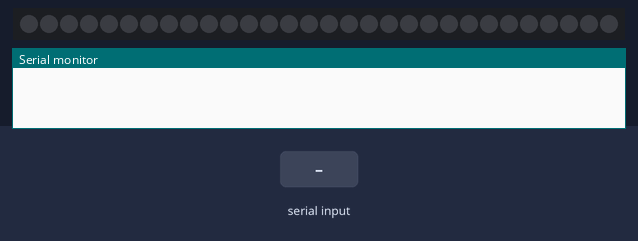
Recording of a sketch running on a simulated Arduino Uno, built with avr-gcc and run on an emulated ATmega328P. On the bench: 30 RGB LEDs in strip order, left to right, the last lines printed to the serial monitor. Inputs (shaded band) come from the test bench. Dim RGB values are drawn brighter than linear.

Above: at 1.2 s.
1.3 s: "v1\n" received over Serial
At 1.76 s:
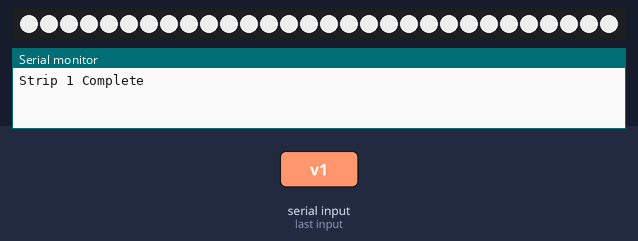
3.7 s: "0" received over Serial
At 4.8 s:
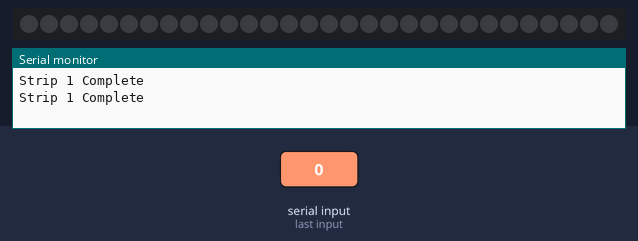
Timing chart, 0 to 6.7 s (numbered marks = the images above; inputs shaded):
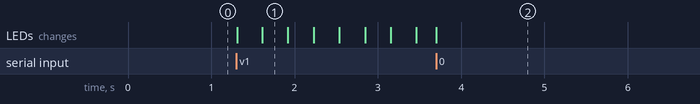

The sketch:

TeckWah_NeoPixels_FadeOnOff.ino
```cpp
/* Author: Benjamin Low
 *
 * Description: Prototype for Teck Wah gallery NeoPixels.
 *
 *   NEO_KHZ800  800 KHz bitstream (most NeoPixel products w/WS2812 LEDs)
 *   NEO_KHZ400  400 KHz (classic 'v1' (not v2) FLORA pixels, WS2811 drivers)
 *   NEO_GRB     Pixels are wired for GRB bitstream (most NeoPixel products)
 *   NEO_RGB     Pixels are wired for RGB bitstream (v1 FLORA pixels, not v2)
 *
 * IMPORTANT: To reduce NeoPixel burnout risk, add 1000 uF capacitor across
 * pixel power leads, add 300 - 500 Ohm resistor on first pixel's data input
 * and minimize distance between Arduino and first pixel.  Avoid connecting
 * on a live circuit...if you must, connect GND first.
 *
 * Last updated: 21 Jan 2016
 */

#include <Adafruit_NeoPixel.h>

//USER DEFINED SETTINGS
//See setup() for defining Color1 and Color2
const int NUM_PIXELS = 30; //number of pixels in the strip
const int PORT_NUM = 2; //Arduino pin for the strip
const int INTERVAL = 2; //lower number is higher speed for fade

// Pattern types supported:
enum  pattern { NONE, FADE };
// Pattern directions supported:
enum  direction { FORWARD, REVERSE };

// NeoPattern Class - derived from the Adafruit_NeoPixel class
class NeoPatterns : public Adafruit_NeoPixel
{
    public:

    // Member Variables:
    pattern  ActivePattern;  // which pattern is running
    direction Direction;     // direction to run the pattern

    unsigned long Interval;   // milliseconds between updates
    unsigned long lastUpdate; // last update of position

    uint32_t Color1, Color2;  // What colors are in use
    uint32_t myColor1, myColor2; //placeholders for Color1 and Color2
    uint32_t noColor = Color(0,0,0);
    uint16_t TotalSteps;  // total number of steps in the pattern
    uint16_t Index;  // current step within the pattern

    void (*OnComplete)();  // Callback on completion of pattern

    // Constructor - calls base-class constructor to initialize strip
    NeoPatterns(uint16_t pixels, uint8_t  pin, uint8_t type, void (*callback)())
    :Adafruit_NeoPixel(pixels, pin, type)
    {
        OnComplete = callback;
    }

    // Update the pattern
    void Update()
    {
        if((millis() - lastUpdate) > Interval) // time to update
        {
            lastUpdate = millis();

            switch(ActivePattern)
            {
                case FADE:
                    FadeUpdate();
                    break;
                default:
                    break;
            }
        }
    }

    // Increment the Index and reset at the end
    void Increment()
    {
           Index++;
           if (Index > TotalSteps)
            {
                if (OnComplete != NULL)
                {
                    OnComplete(); // call the comlpetion callback
                }
            }
    }

    // Initialize for a Fade
    void Fade(uint16_t steps, uint8_t interval, int state) //state is 1 for turn on, 0 for turn off
    {
        ActivePattern = FADE;
        Interval = interval;
        TotalSteps = steps;
        Index = 0;

        if (state == 1) //turn on
        {
            myColor1 = Color2;
            myColor2 = Color1;
            Direction = FORWARD;

        } else if (state == 0) //turn off
        {
            myColor1 = Color1;
            myColor2 = Color2;
            Direction = REVERSE;
        }
    }

    // Update the Fade Pattern
    void FadeUpdate()
    {
        // Calculate linear interpolation between Color1 and Color2
        // Optimise order of operations to minimize truncation error

        uint8_t red = ((Red(myColor1) * (TotalSteps - Index)) + (Red(myColor2) * Index)) / TotalSteps;
        uint8_t green = ((Green(myColor1) * (TotalSteps - Index)) + (Green(myColor2) * Index)) / TotalSteps;
        uint8_t blue = ((Blue(myColor1) * (TotalSteps - Index)) + (Blue(myColor2) * Index)) / TotalSteps;

        ColorSet(Color(red, green, blue));
        show();
        Increment();
    }

    // Set all pixels to a color (synchronously)
    void ColorSet(uint32_t color)
    {
        for (int i = 0; i < numPixels(); i++)
        {
            setPixelColor(i, color);
        }
        show();
    }

    // Returns the Red component of a 32-bit color
    uint8_t Red(uint32_t color)
    {
        return (color >> 16) & 0xFF;
    }

    // Returns the Green component of a 32-bit color
    uint8_t Green(uint32_t color)
    {
        return (color >> 8) & 0xFF;
    }

    // Returns the Blue component of a 32-bit color
    uint8_t Blue(uint32_t color)
    {
        return color & 0xFF;
    }

}; //end of class definition

// ------------------------------------------------------
// Function prototypes for completion callback routines
// ------------------------------------------------------
void Strip1Complete();

// -----------------------------
// Object declarations
// -----------------------------
  NeoPatterns Strip1(NUM_PIXELS, PORT_NUM, NEO_GRB + NEO_KHZ800, &Strip1Complete);

//------------------------------
// setup
//------------------------------
void setup() {

  Serial.begin(9600);

  Strip1.begin();

  //USER DEFINED SETTINGS
  Strip1.Color1 = Strip1.Color(255,255,255);
  Strip1.Color2 = Strip1.Color(0,0,0);
}

//-------------------------
// The main loop
//-------------------------

void loop() {

  Strip1.Update();

  read_from_serial();
}

//-----------------------
// supporting functions
//-----------------------

void read_from_serial() {

  unsigned char incomingbyte = 0;

  if (Serial.available() > 0) {

    incomingbyte = Serial.read();

    if (incomingbyte == '0') {

        Strip1.ActivePattern = NONE;
        Strip1.ColorSet( Strip1.noColor );

    } else if (incomingbyte == '1') {

        Strip1.Fade( 128, INTERVAL, 1); //num of steps, interval, state

    } else if (incomingbyte == '2') {

        Strip1.Fade( 128, INTERVAL, 0);

    } else if (incomingbyte == '3') {

    } else if (incomingbyte == '4') {

    } else if (incomingbyte == '5') {

    }
  }
}

// -----------------------------
// Completion callback routines
// -----------------------------

void Strip1Complete() {

    Serial.println("Strip 1 Complete");

    if (Strip1.Direction == FORWARD)
    {
        Strip1.Fade( 128, INTERVAL*5, 0);
    } else
    {
        Strip1.Fade( 128, INTERVAL*5, 1);
    }

//    Strip1.ActivePattern = NONE; //prevent the fadeUpdate
}
```

Measured:
- after the input at 1.3 s, the LEDs: first change at once (image 1 shows a later state)
- after the input at 3.7 s, the LEDs: change at once (image 2)
